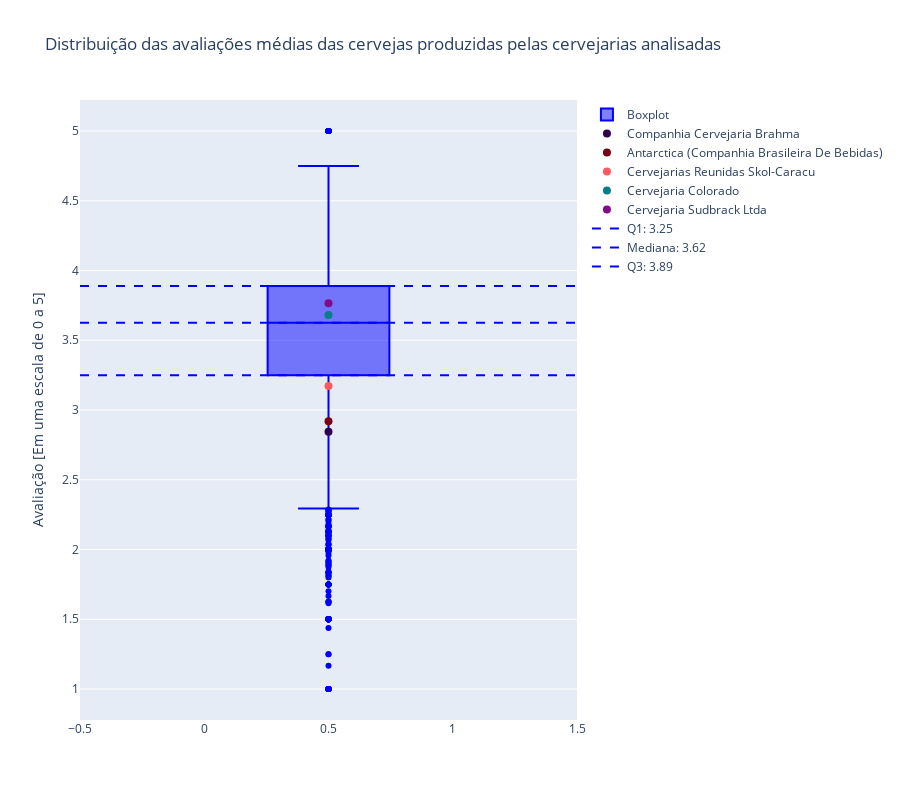

The notebook cell this image was saved under:
### Code cell
# Gera um boxplot da distribuição das avaliações médias das cervejas produzidas pelas cervejarias presentes no dataset, destacando as cervejarias
# brasileiras e os quartis do boxplot em questão.

# Cria uma lista de cores para destacar os pontos que representam as cervejarias brasileiras.
colors = ["#2F004F","#780116", "#FF5A5F", "#087E8B","#820B8A"]

# Cria um título para o plot.
title = "Distribuição das avaliações médias das cervejas produzidas pelas cervejarias analisadas"

# Cria um título para o eixo y do plot.
yaxis_title = "Avaliação [Em uma escala de 0 a 5]"

# Cria o plot descrito no ínicio dessa célula.
generate_boxplot(breweries_production_average_reviews, brazilian_breweries_production_average_reviews, 
                 colors,title=title, yaxis_title=yaxis_title)

### Figure 1 — Plotly figure (JSON) as saved in the notebook; plotly's stock layout.template omitted (floating-point values rounded to 4 significant figures; data arrays with more than 128 entries replaced by an {"elided": "..."} marker saying what was removed)
{"data": [{"line": {"color": "blue"}, "marker": {"color": "blue"}, "name": "Boxplot", "type": "box", "x": {"elided": "5742 float values"}, "y": {"elided": "5742 float values"}}, {"marker": {"color": "#2F004F", "size": 8}, "mode": "markers", "name": "Companhia Cervejaria Brahma", "type": "scatter", "x": [0.5], "y": [2.844]}, {"marker": {"color": "#780116", "size": 8}, "mode": "markers", "name": "Antarctica (Companhia Brasileira De Bebidas)", "type": "scatter", "x": [0.5], "y": [2.92]}, {"marker": {"color": "#FF5A5F", "size": 8}, "mode": "markers", "name": "Cervejarias Reunidas Skol-Caracu", "type": "scatter", "x": [0.5], "y": [3.172]}, {"marker": {"color": "#087E8B", "size": 8}, "mode": "markers", "name": "Cervejaria Colorado", "type": "scatter", "x": [0.5], "y": [3.682]}, {"marker": {"color": "#820B8A", "size": 8}, "mode": "markers", "name": "Cervejaria Sudbrack Ltda", "type": "scatter", "x": [0.5], "y": [3.765]}, {"line": {"color": "blue", "dash": "dash"}, "mode": "lines", "name": "Q1: 3.25", "type": "scatter", "x": [-0.5, 1.5], "y": [3.25, 3.25]}, {"line": {"color": "blue", "dash": "dash"}, "mode": "lines", "name": "Mediana: 3.62", "type": "scatter", "x": [-0.5, 1.5], "y": [3.625, 3.625]}, {"line": {"color": "blue", "dash": "dash"}, "mode": "lines", "name": "Q3: 3.89", "type": "scatter", "x": [-0.5, 1.5], "y": [3.889, 3.889]}], "layout": {"height": 800, "showlegend": true, "title": {"text": "Distribuição das avaliações médias das cervejas produzidas pelas cervejarias analisadas"}, "yaxis": {"title": {"text": "Avaliação [Em uma escala de 0 a 5]"}}}}
